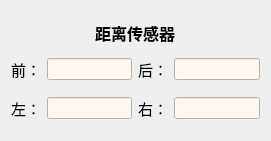
   <widget class="QWidget" name="layoutWidget">
    <property name="geometry">
     <rect>
      <x>1000</x>
      <y>300</y>
      <width>271</width>
      <height>141</height>
     </rect>
    </property>
    <layout class="QVBoxLayout" name="Distance">
     <item alignment="Qt::AlignHCenter">
      <widget class="QLabel" name="label_4">
       <property name="minimumSize">
        <size>
         <width>172</width>
         <height>21</height>
        </size>
       </property>
       <property name="maximumSize">
        <size>
         <width>172</width>
         <height>21</height>
        </size>
       </property>
       <property name="font">
        <font>
         <family>微软雅黑</family>
        </font>
       </property>
       <property name="text">
        <string>&lt;html&gt;&lt;head/&gt;&lt;body&gt;&lt;p align=&quot;center&quot;&gt;&lt;span style=&quot; font-size:12pt; font-weight:700;&quot;&gt;距离传感器&lt;/span&gt;&lt;/p&gt;&lt;/body&gt;&lt;/html&gt;</string>
       </property>
      </widget>
     </item>
     <item>
      <layout class="QHBoxLayout" name="horizontalLayout_2">
       <item>
        <widget class="QLabel" name="label_7">
         <property name="text">
          <string>&lt;html&gt;&lt;head/&gt;&lt;body&gt;&lt;p&gt;&lt;span style=&quot; font-size:11pt;&quot;&gt; 前：&lt;/span&gt;&lt;/p&gt;&lt;/body&gt;&lt;/html&gt;</string>
         </property>
        </widget>
       </item>
       <item>
        <widget class="QLineEdit" name="lineEdit_front">
         <property name="styleSheet">
          <string notr="true">background-color: rgb(255, 248, 240);</string>
         </property>
        </widget>
       </item>
       <item>
        <widget class="QLabel" name="label_8">
         <property name="text">
          <string>&lt;html&gt;&lt;head/&gt;&lt;body&gt;&lt;p&gt;&lt;span style=&quot; font-size:11pt;&quot;&gt; 后：&lt;/span&gt;&lt;/p&gt;&lt;/body&gt;&lt;/html&gt;</string>
         </property>
        </widget>
       </item>
       <item>
        <widget class="QLineEdit" name="lineEdit_after">
         <property name="styleSheet">
          <string notr="true">background-color: rgb(255, 248, 240);</string>
         </property>
        </widget>
       </item>
      </layout>
     </item>
     <item>
      <layout class="QHBoxLayout" name="horizontalLayout">
       <item>
        <widget class="QLabel" name="label_5">
         <property name="text">
          <string>&lt;html&gt;&lt;head/&gt;&lt;body&gt;&lt;p&gt;&lt;span style=&quot; font-size:11pt;&quot;&gt; 左：&lt;/span&gt;&lt;/p&gt;&lt;/body&gt;&lt;/html&gt;</string>
         </property>
        </widget>
       </item>
       <item>
        <widget class="QLineEdit" name="lineEdit_left">
         <property name="styleSheet">
          <string notr="true">background-color: rgb(255, 248, 240);</string>
         </property>
        </widget>
       </item>
       <item>
        <widget class="QLabel" name="label_6">
         <property name="text">
          <string>&lt;html&gt;&lt;head/&gt;&lt;body&gt;&lt;p&gt;&lt;span style=&quot; font-size:11pt;&quot;&gt; 右：&lt;/span&gt;&lt;/p&gt;&lt;/body&gt;&lt;/html&gt;</string>
         </property>
        </widget>
       </item>
       <item>
        <widget class="QLineEdit" name="lineEdit_right">
         <property name="styleSheet">
          <string notr="true">background-color: rgb(255, 248, 240);</string>
         </property>
        </widget>
       </item>
      </layout>
     </item>
    </layout>
   </widget>
